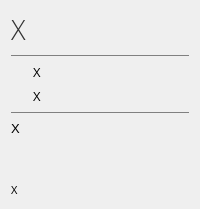
                     <widget class="QWidget" name="loadedProfile_5">
                      <layout class="QGridLayout" name="gridLayout_16">
                       <item row="0" column="0">
                        <layout class="QHBoxLayout" name="horizontalLayout_15">
                         <item>
                          <layout class="QVBoxLayout" name="verticalLayout_17">
                           <item>
                            <widget class="QLabel" name="recentProfileLabel_5">
                             <property name="font">
                              <font>
                               <family>Open Sans Light</family>
                               <pointsize>20</pointsize>
                              </font>
                             </property>
                             <property name="styleSheet">
                              <string notr="true">color: rgb(50,50,50);</string>
                             </property>
                             <property name="text">
                              <string>X</string>
                             </property>
                            </widget>
                           </item>
                           <item>
                            <widget class="Line" name="line_10">
                             <property name="styleSheet">
                              <string notr="true">color: gray;</string>
                             </property>
                             <property name="frameShadow">
                              <enum>QFrame::Plain</enum>
                             </property>
                             <property name="orientation">
                              <enum>Qt::Horizontal</enum>
                             </property>
                            </widget>
                           </item>
                           <item>
                            <layout class="QHBoxLayout" name="horizontalLayout_16">
                             <item>
                              <widget class="QLabel" name="recentProfileLeftIcon_5">
                               <property name="minimumSize">
                                <size>
                                 <width>16</width>
                                 <height>16</height>
                                </size>
                               </property>
                               <property name="maximumSize">
                                <size>
                                 <width>16</width>
                                 <height>16</height>
                                </size>
                               </property>
                               <property name="font">
                                <font>
                                 <family>Segoe UI</family>
                                 <pointsize>10</pointsize>
                                </font>
                               </property>
                               <property name="text">
                                <string/>
                               </property>
                               <property name="pixmap">
                                <pixmap resource="res.qrc">:/images/general/folder16L.png</pixmap>
                               </property>
                              </widget>
                             </item>
                             <item>
                              <widget class="QLabel" name="recentProfileLeftDir_5">
                               <property name="minimumSize">
                                <size>
                                 <width>16</width>
                                 <height>16</height>
                                </size>
                               </property>
                               <property name="font">
                                <font>
                                 <family>Open Sans</family>
                                 <pointsize>10</pointsize>
                                </font>
                               </property>
                               <property name="text">
                                <string>X</string>
                               </property>
                              </widget>
                             </item>
                            </layout>
                           </item>
                           <item>
                            <layout class="QHBoxLayout" name="horizontalLayout_17">
                             <item>
                              <widget class="QLabel" name="recentProfileRightIcon_5">
                               <property name="minimumSize">
                                <size>
                                 <width>16</width>
                                 <height>16</height>
                                </size>
                               </property>
                               <property name="maximumSize">
                                <size>
                                 <width>16</width>
                                 <height>16</height>
                                </size>
                               </property>
                               <property name="font">
                                <font>
                                 <family>Segoe UI</family>
                                 <pointsize>10</pointsize>
                                </font>
                               </property>
                               <property name="text">
                                <string/>
                               </property>
                               <property name="pixmap">
                                <pixmap resource="res.qrc">:/images/general/folder16R.png</pixmap>
                               </property>
                              </widget>
                             </item>
                             <item>
                              <widget class="QLabel" name="recentProfileRightDir_5">
                               <property name="minimumSize">
                                <size>
                                 <width>16</width>
                                 <height>16</height>
                                </size>
                               </property>
                               <property name="font">
                                <font>
                                 <family>Open Sans</family>
                                 <pointsize>10</pointsize>
                                </font>
                               </property>
                               <property name="text">
                                <string>X</string>
                               </property>
                              </widget>
                             </item>
                            </layout>
                           </item>
                           <item>
                            <widget class="Line" name="line_11">
                             <property name="styleSheet">
                              <string notr="true">color: gray;</string>
                             </property>
                             <property name="frameShadow">
                              <enum>QFrame::Plain</enum>
                             </property>
                             <property name="orientation">
                              <enum>Qt::Horizontal</enum>
                             </property>
                            </widget>
                           </item>
                           <item>
                            <widget class="QLabel" name="recentProfileLastSynced_5">
                             <property name="minimumSize">
                              <size>
                               <width>16</width>
                               <height>16</height>
                              </size>
                             </property>
                             <property name="font">
                              <font>
                               <family>Segoe UI</family>
                               <pointsize>10</pointsize>
                              </font>
                             </property>
                             <property name="text">
                              <string>X</string>
                             </property>
                            </widget>
                           </item>
                           <item>
                            <spacer name="verticalSpacer_10">
                             <property name="orientation">
                              <enum>Qt::Vertical</enum>
                             </property>
                             <property name="sizeHint" stdset="0">
                              <size>
                               <width>20</width>
                               <height>40</height>
                              </size>
                             </property>
                            </spacer>
                           </item>
                           <item>
                            <widget class="QLabel" name="recentProfileTypes_5">
                             <property name="minimumSize">
                              <size>
                               <width>16</width>
                               <height>16</height>
                              </size>
                             </property>
                             <property name="font">
                              <font>
                               <family>Open Sans</family>
                               <pointsize>8</pointsize>
                              </font>
                             </property>
                             <property name="text">
                              <string>X</string>
                             </property>
                             <property name="alignment">
                              <set>Qt::AlignLeading|Qt::AlignLeft|Qt::AlignTop</set>
                             </property>
                             <property name="wordWrap">
                              <bool>true</bool>
                             </property>
                            </widget>
                           </item>
                          </layout>
                         </item>
                        </layout>
                       </item>
                      </layout>
                     </widget>
